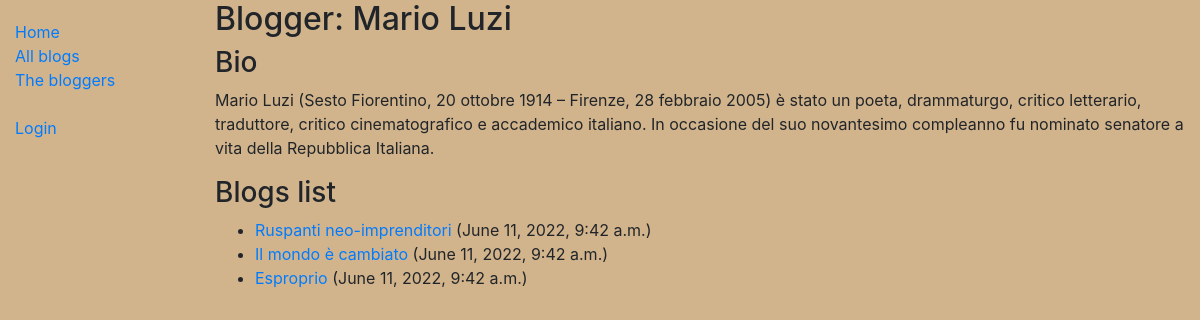
The app's page /blog/blogger/2 with its own data.
### nanoblog/models.py (models this page shows, shortened)
class Blogger(models.Model):
    user = models.OneToOneField(User, on_delete=models.CASCADE)
    shortbio = models.TextField(max_length=2000)
    def __str__(self):
        return self.user.get_full_name()
    class Meta:
        ordering = ["user"]

class BlogPost(models.Model):
    title = models.CharField(max_length=200, unique=True)
    content = models.TextField()
    blogger = models.ForeignKey(Blogger, on_delete=models.CASCADE)
    time = models.DateTimeField(default=datetime.datetime.now, editable=False)
    def __str__(self):
        return f"{self.title}"

### nanoblog/views.py (the view)
# urls.py: path("blog/blogger/<int:pk>", views.BloggerView.as_view(), name = "blogger"),
class BloggerView(DetailView):
    model = Blogger
    def get_context_data(self, **kwargs):
        ctx = super().get_context_data(**kwargs)
        ctx['blogposts'] = BlogPost.objects.filter(blogger=ctx["object"])
        return ctx

### nanoblog/templates/nanoblog/blogger_detail.html
{% extends "base_generic.html" %}
{% block content %}
<h2>Blogger: {{ blogger }}</h2>
<h3>Bio</h3>
<p>{{ blogger.shortbio }}</p>
<h3>Blogs list</h3>
<ul>
    {% for blogpost in blogposts %}
    <li>
        <a href="{% url 'blogpost' pk=blogpost.id %}">{{ blogpost }}</a> ({{ blogpost.time }})</a>
    </li>
    {% endfor %}
</ul>
{% endblock %}

### nanoblog/static/css/styles.css (style rules this page uses)
body { background-color: tan; }

### records on screen
Blogger: user.last_name "Mario Luzi", shortbio "Mario Luzi (Sesto Fiorentino, 20 ottobre 1914 – Firenze, 28 febbraio 2005) è stato un poeta, drammaturgo, critico letterario, traduttore, critico cinematografico e accademico italiano. In occasione del suo novantesimo compleanno fu nominato senatore a vita della Repubblica Italiana."
BlogPost: title "Ruspanti neo-imprenditori", time "June 11, 2022, 9:42 a.m."
BlogPost: title "Il mondo è cambiato", time "June 11, 2022, 9:42 a.m."
BlogPost: title "Esproprio", time "June 11, 2022, 9:42 a.m."
